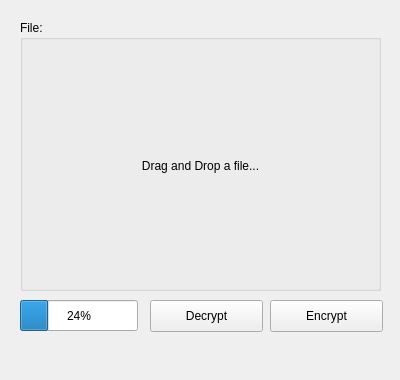
<?xml version="1.0" encoding="UTF-8"?>
<ui version="4.0">
 <class>MainWindow</class>
 <widget class="QMainWindow" name="MainWindow">
  <property name="geometry">
   <rect>
    <x>0</x>
    <y>0</y>
    <width>400</width>
    <height>380</height>
   </rect>
  </property>
  <property name="minimumSize">
   <size>
    <width>400</width>
    <height>380</height>
   </size>
  </property>
  <property name="maximumSize">
   <size>
    <width>400</width>
    <height>380</height>
   </size>
  </property>
  <property name="acceptDrops">
   <bool>true</bool>
  </property>
  <property name="windowTitle">
   <string>SafeFile</string>
  </property>
  <widget class="QWidget" name="centralWidget">
   <widget class="QPushButton" name="pushButton">
    <property name="geometry">
     <rect>
      <x>270</x>
      <y>300</y>
      <width>113</width>
      <height>32</height>
     </rect>
    </property>
    <property name="text">
     <string>Encrypt</string>
    </property>
   </widget>
   <widget class="QGroupBox" name="groupBox">
    <property name="geometry">
     <rect>
      <x>20</x>
      <y>20</y>
      <width>361</width>
      <height>271</height>
     </rect>
    </property>
    <property name="acceptDrops">
     <bool>true</bool>
    </property>
    <property name="title">
     <string>File:</string>
    </property>
    <widget class="QLabel" name="label">
     <property name="geometry">
      <rect>
       <x>30</x>
       <y>40</y>
       <width>301</width>
       <height>211</height>
      </rect>
     </property>
     <property name="text">
      <string>Drag and Drop a file...</string>
     </property>
     <property name="alignment">
      <set>Qt::AlignCenter</set>
     </property>
     <property name="wordWrap">
      <bool>true</bool>
     </property>
    </widget>
   </widget>
   <widget class="QPushButton" name="pushButton_2">
    <property name="geometry">
     <rect>
      <x>150</x>
      <y>300</y>
      <width>113</width>
      <height>32</height>
     </rect>
    </property>
    <property name="text">
     <string>Decrypt</string>
    </property>
   </widget>
   <widget class="QProgressBar" name="progressBar">
    <property name="geometry">
     <rect>
      <x>20</x>
      <y>300</y>
      <width>118</width>
      <height>31</height>
     </rect>
    </property>
    <property name="value">
     <number>24</number>
    </property>
   </widget>
  </widget>
  <widget class="QMenuBar" name="menuBar">
   <property name="geometry">
    <rect>
     <x>0</x>
     <y>0</y>
     <width>400</width>
     <height>22</height>
    </rect>
   </property>
  </widget>
 </widget>
 <layoutdefault spacing="6" margin="11"/>
 <resources/>
 <connections/>
</ui>
